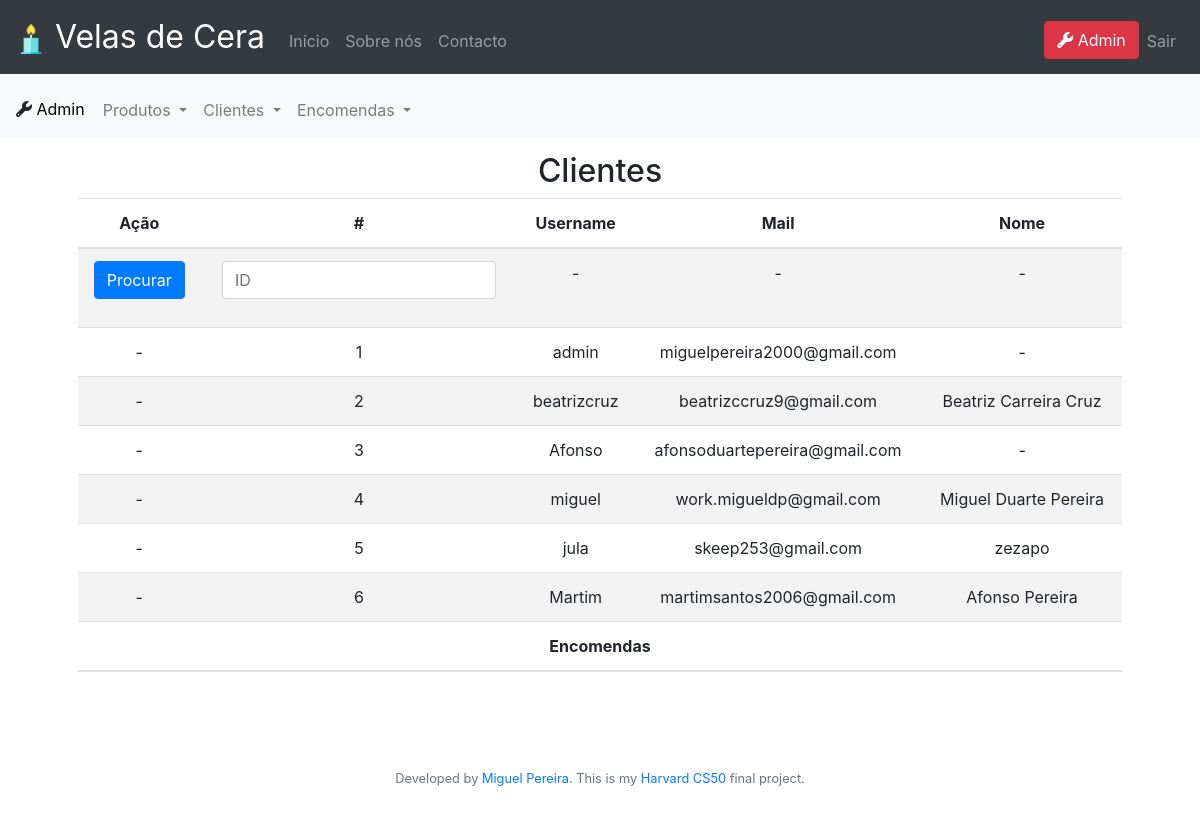
Page /admin/encomendasPorCliente (signed in) on the committed database.
### tables this page shows
CREATE TABLE users (id integer not null primary key autoincrement, username text not null, hash text not null, mail text not null unique, tipo text not null);

CREATE TABLE morada (user_id integer unique not null, zip text not null, city text not null, street text not null, nome text);

### app.py (the view, shortened to what this page needs)
@app.route("/admin/encomendasPorCliente", methods=["GET", "POST"])
@admin_login_required
def adminEncomendasPorUser():
    users = db.execute("select id, username, mail, nome from users left join morada on user_id=users.id order by users.id")
    encomendas_datas = ''
    encomendas = ''
    return render_template("adminEncomendasUser.html", users=users, encomendas_datas=encomendas_datas, encomendas=encomendas)

### app.py (called while the page is built)
@app.after_request
def after_request(response):
    response.headers["Cache-Control"] = "no-cache, no-store, must-revalidate"
    response.headers["Expires"] = 0
    response.headers["Pragma"] = "no-cache"
    return response

def admin_login_required(f):
    @wraps(f)
    def decorated_function(*args, **kwargs):
        if session.get("user_id") is None:
            return redirect("/login")
        else:
            rows = db.execute("select * from users where id = :id", id=session.get("user_id"))
            if len(rows) != 1 or rows[0]["tipo"] != "admin":
                return apology("Não és admin", 400)
        return f(*args, **kwargs)
    return decorated_function

### templates/adminEncomendasUser.html (shortened to what this page needs)
{% extends "admin.html" %}
{% block mainAdmin %}
<form action="/admin/encomendasPorCliente" method="POST" enctype=multipart/form-data>
<table class="table table-striped">
    <thead>
        <h2>
            Clientes
        </h2>
        <tr>
            <th>Ação</th>
            <th>#</th>
            <th>Username</th>
            <th>Mail</th>
            <th>Nome</th>
        </tr>
    </thead>
    <tbody>
        <tr>
            <td><button class="btn btn-primary" type="submit">Procurar</button></td>
            <td>
                <div class="form-group">
                    <input type="text" autofocus class="form-control"  placeholder="ID" name="id">
            </td>
            <td>-</td>
            <td>-</td>
            <td>-</td>
        </tr>
    {% for cliente in users %}
        <tr>
            <td>-</td>
            <td>{{ cliente.id }}</td>
            <td>{{ cliente.username }}</td>
            <td>{{ cliente.mail }}</td>
            <td>
                {% if cliente.nome == None %}
                    -
                {% else %}
                    {{ cliente.nome}}
                {% endif %}
            </td>
        </tr>
    {% endfor %}
    </tbody>
</table>
</form>
<table class="table table-striped" style="margin-bottom: -1px; margin-top: -16px;">
    <thead>
        <tr>
            <th>Encomendas</th>
        </tr>
    </thead>
</table>
{% endblock %}

### static/styles.css (style rules this page uses)
main .form-control { display: inline-block; width: auto; }

### rows in the picture
users: id "1", username "admin", mail "miguelpereira2000@gmail.com"
morada: id "2", username "beatrizcruz", mail "beatrizccruz9@gmail.com", nome "Beatriz Carreira Cruz"
users: id "3", username "Afonso", mail "afonsoduartepereira@gmail.com"
morada: id "4", username "miguel", mail "work.migueldp@gmail.com", nome "Miguel Duarte Pereira"
morada: id "5", username "jula", mail "skeep253@gmail.com", nome "zezapo"
morada: id "6", username "Martim", mail "martimsantos2006@gmail.com", nome "Afonso Pereira"
